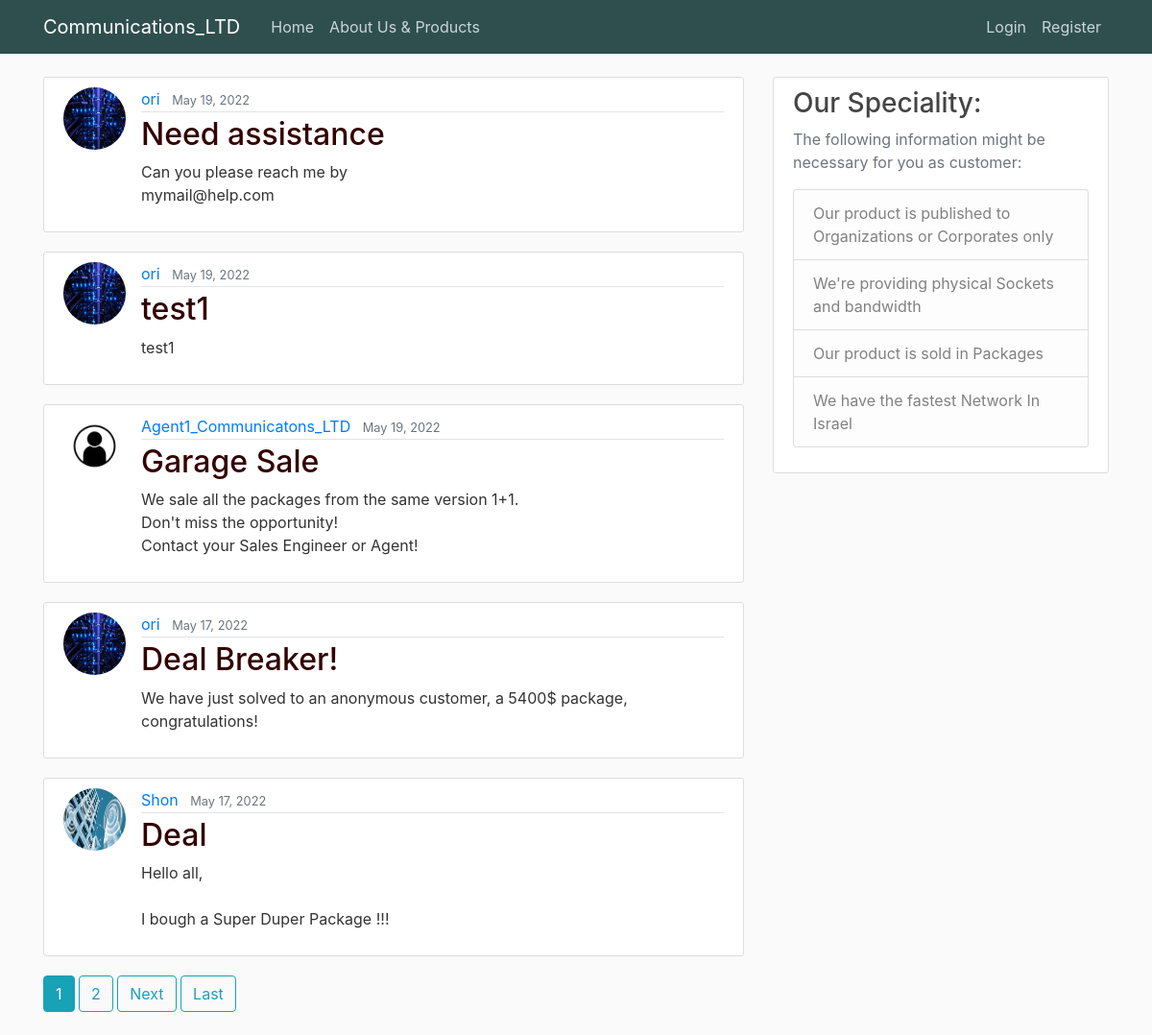
The page / on the database its author committed.
### blog/models.py (models this page shows, shortened)
class Post(models.Model):
    title = models.CharField(max_length=100)
    content = models.TextField()
    date_posted = models.DateTimeField(default=timezone.now)
    author = models.ForeignKey(User, on_delete=models.CASCADE)

### users/models.py (models this page shows, shortened)
class Profile(models.Model):
    user = models.OneToOneField(User, on_delete=models.CASCADE)
    image = models.ImageField(default='default.jpg', upload_to="profile_pics")

### blog/views.py (the view)
# urls.py: path('', PostListView.as_view(), name='blog-home'),
class PostListView(ListView):
    model = Post
    template_name = 'blog/home.html'  # <app>/<model>_<viewtype>.html
    context_object_name = 'posts'
    ordering = ['-date_posted']
    paginate_by = 5

### blog/templates/blog/home.html (shortened to what this page needs)
{% extends "blog/base.html" %}
{% block content %}
    {% for post in posts %}
        <article class="media content-section">
          <img class="rounded-circle article-img" src="{{ post.author.profile.image.url }}">
          <div class="media-body">
            <div class="article-metadata">
              <a class="mr-2" href="{% url 'user-posts' post.author.username %}">{{ post.author }}</a>
              <small class="text-muted">{{ post.date_posted|date:"F d, Y" }}</small>
            </div>
            <h2><a class="article-title" href="{% url 'post-detail' post.id %} " style="color:#330000">{{ post.title }}</a></h2>
            <p class="article-content">{{ post.content }}</p>
          </div>
        </article>
    {% endfor %}
    {% if is_paginated %}
      {% for num in page_obj.paginator.page_range %}
        {% if page_obj.number == num %}
          <a class="btn btn-info mb-4" href="?page={{ num }}">{{ num }}</a>
        {% elif num > page_obj.number|add:'-3' and num < page_obj.number|add:'3' %}
          <a class="btn btn-outline-info mb-4" href="?page={{ num }}">{{ num }}</a>
        {% endif %}
      {% endfor %}
      {% if page_obj.has_next %}
        <a class="btn btn-outline-info mb-4" href="?page={{ page_obj.next_page_number }}">Next</a>
        <a class="btn btn-outline-info mb-4" href="?page={{ page_obj.paginator.num_pages }}">Last</a>
      {% endif %}
    {% endif %}
{% endblock content %}

### blog/templates/blog/base.html (shortened to what this page needs)
{% load static %}
<!DOCTYPE html>
<html>
<head>
    <link rel="stylesheet" href="https://maxcdn.bootstrapcdn.com/bootstrap/4.0.0/css/bootstrap.min.css"
>
    <link rel="stylesheet" type="text/css" href="{% static 'blog/main.css' %}">
</head>
<body>
<div id="bg">
</div>
<header class="site-header">
    <nav class="navbar navbar-expand-md navbar-dark bg-steel fixed-top">
        <div class="container">
            <a class="navbar-brand mr-4" href="{% url 'blog-home' %}">Communications_LTD</a>
            <div class="collapse navbar-collapse" id="navbarToggle">
                <div class="navbar-nav mr-auto">
                    <a class="nav-item nav-link" href="{% url 'blog-home' %}">Home</a>
                    <a class="nav-item nav-link" href="{% url 'blog-about' %}">About Us & Products</a>
                </div>
                <div class="navbar-nav">
                    {% if user.is_authenticated %}
                    <a class="nav-item nav-link" href="{% url 'post-create' %}">Publish your purchase</a>
                    <a class="nav-item nav-link" href="{% url 'profile' %}">Profile</a>
                    <a class="nav-item nav-link" href="{% url 'logout' %}">Logout</a>
                    {% else %}
                    <a class="nav-item nav-link" href="{% url 'login' %}">Login</a>
                    <a class="nav-item nav-link" href="{% url 'register' %}">Register</a>
                    {% endif %}
                </div>
            </div>
        </div>
    </nav>
</header>
<main role="main" class="container">
    <div class="row">
        <div class="col-md-8">
            {% block content %}{% endblock %}
        </div>
        <div class="col-md-4">
            <div class="content-section">
                <h3>Our Speciality:</h3>
                <p class='text-muted'>The following information might be necessary for you as customer:
                <ul class="list-group">
                    <li class="list-group-item list-group-item-light">Our product is published to Organizations or
                        Corporates only
                    </li>
                    <li class="list-group-item list-group-item-light">We're providing physical Sockets and bandwidth
                    </li>
                    <li class="list-group-item list-group-item-light">Our product is sold in Packages</li>
                    <li class="list-group-item list-group-item-light">We have the fastest Network In Israel</li>
                </ul>
                </p>
            </div>
        </div>
    </div>
</main>
</body>
</html>

### blog/static/blog/main.css (style rules this page uses)
body { background: #fafafa; color: #333333; margin-top: 5rem; }
h1, h2, h3, h4, h5, h6 { color: #444444; }
ul { margin: 0; }
.bg-steel { background-color: #2F4F4F; }
.site-header .navbar-nav .nav-link { color: #cbd5db; }
.content-section { background: #ffffff; padding: 10px 20px; border: 1px solid #dddddd; border-radius: 3px; margin-bottom: 20px; }
.article-title { color: #F8F8FF; }
.article-content { white-space: pre-line; }
.article-img { height: 65px; width: 65px; margin-right: 16px; }
.article-metadata { padding-bottom: 1px; margin-bottom: 4px; border-bottom: 1px solid #e3e3e3; }
#bg { position: fixed; top: 0; left: 0; min-width: 100%; min-height: 100%; }

### blog/templates/blog/base.html (style rules this page uses)
#bg { position: fixed; top: 100%; left: 100%; width: 100%; height: 100%; }

### rows shown on the page
Post: author.profile.image (picture), author "ori", date_posted "May 19, 2022", title "Need assistance", content "Can you please reach me by mymail@help.com"
Post: author.profile.image (picture), author "ori", date_posted "May 19, 2022", title "test1", content "test1"
Post: author.profile.image (placeholder picture), author "Agent1_Communicatons_LTD", date_posted "May 19, 2022", title "Garage Sale", content "We sale all the packages from the same version 1+1. Don't miss the opportunity! Contact your Sales Engineer or Agent!"
Post: author.profile.image (picture), author "ori", date_posted "May 17, 2022", title "Deal Breaker!", content "We have just solved to an anonymous customer, a 5400$ package, congratulations!"
Post: author.profile.image (picture), author "Shon", date_posted "May 17, 2022", title "Deal", content "Hello all, I bough a Super Duper Package !!!"

### other values the page prints
{{ num }} "1"
{{ num }} "2"
